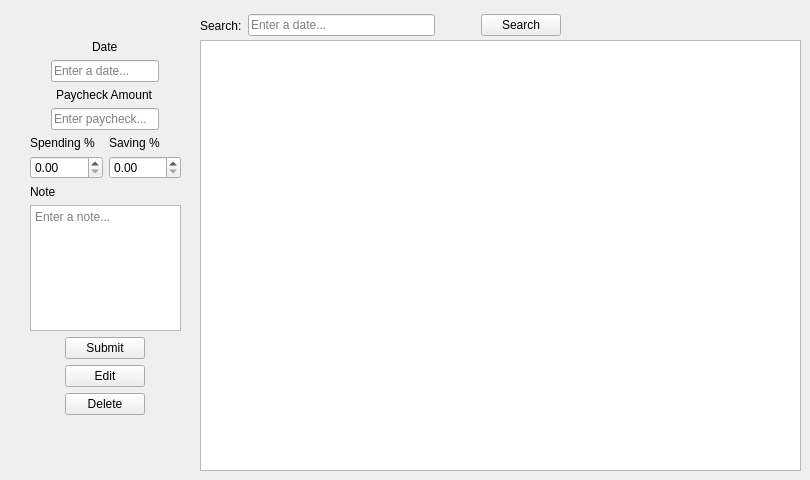
    <widget class="QWidget" name="paycheckPage">
     <widget class="QTableView" name="paycheckTable">
      <property name="geometry">
       <rect>
        <x>200</x>
        <y>40</y>
        <width>601</width>
        <height>431</height>
       </rect>
      </property>
     </widget>
     <widget class="QWidget" name="verticalLayoutWidget_10">
      <property name="geometry">
       <rect>
        <x>30</x>
        <y>40</y>
        <width>151</width>
        <height>375</height>
       </rect>
      </property>
      <layout class="QVBoxLayout" name="checkvert">
       <item>
        <layout class="QVBoxLayout" name="pdatevert">
         <item alignment="Qt::AlignHCenter">
          <widget class="QLabel" name="pdateLabel">
           <property name="text">
            <string>Date</string>
           </property>
          </widget>
         </item>
         <item alignment="Qt::AlignHCenter">
          <widget class="QLineEdit" name="pdateLine">
           <property name="sizePolicy">
            <sizepolicy hsizetype="Fixed" vsizetype="Fixed">
             <horstretch>0</horstretch>
             <verstretch>0</verstretch>
            </sizepolicy>
           </property>
           <property name="placeholderText">
            <string>Enter a date...</string>
           </property>
          </widget>
         </item>
        </layout>
       </item>
       <item>
        <layout class="QVBoxLayout" name="pctvert">
         <item alignment="Qt::AlignHCenter">
          <widget class="QLabel" name="pamountLabel">
           <property name="text">
            <string>Paycheck Amount</string>
           </property>
          </widget>
         </item>
         <item alignment="Qt::AlignHCenter">
          <widget class="QLineEdit" name="pamountLine">
           <property name="sizePolicy">
            <sizepolicy hsizetype="Fixed" vsizetype="Fixed">
             <horstretch>0</horstretch>
             <verstretch>0</verstretch>
            </sizepolicy>
           </property>
           <property name="placeholderText">
            <string>Enter paycheck...</string>
           </property>
          </widget>
         </item>
         <item>
          <layout class="QHBoxLayout" name="savehoriz">
           <item>
            <layout class="QVBoxLayout" name="spendvert">
             <item>
              <widget class="QLabel" name="spendLabel">
               <property name="text">
                <string>Spending %</string>
               </property>
              </widget>
             </item>
             <item>
              <widget class="QDoubleSpinBox" name="spendingPercent"/>
             </item>
            </layout>
           </item>
           <item>
            <layout class="QVBoxLayout" name="savevert">
             <item>
              <widget class="QLabel" name="savingLabel">
               <property name="text">
                <string>Saving %</string>
               </property>
              </widget>
             </item>
             <item>
              <widget class="QDoubleSpinBox" name="savingPercent"/>
             </item>
            </layout>
           </item>
          </layout>
         </item>
         <item>
          <layout class="QVBoxLayout" name="pnotevert">
           <item>
            <widget class="QLabel" name="pnoteLabel">
             <property name="text">
              <string>Note</string>
             </property>
            </widget>
           </item>
           <item>
            <widget class="QTextEdit" name="noteEdit">
             <property name="placeholderText">
              <string>Enter a note...</string>
             </property>
            </widget>
           </item>
           <item>
            <layout class="QVBoxLayout" name="buttonvert">
             <item alignment="Qt::AlignHCenter">
              <widget class="QPushButton" name="submitPaycheck">
               <property name="sizePolicy">
                <sizepolicy hsizetype="Fixed" vsizetype="Fixed">
                 <horstretch>0</horstretch>
                 <verstretch>0</verstretch>
                </sizepolicy>
               </property>
               <property name="text">
                <string>Submit</string>
               </property>
              </widget>
             </item>
             <item alignment="Qt::AlignHCenter">
              <widget class="QPushButton" name="editPaycheck">
               <property name="sizePolicy">
                <sizepolicy hsizetype="Fixed" vsizetype="Fixed">
                 <horstretch>0</horstretch>
                 <verstretch>0</verstretch>
                </sizepolicy>
               </property>
               <property name="text">
                <string>Edit</string>
               </property>
              </widget>
             </item>
             <item alignment="Qt::AlignHCenter">
              <widget class="QPushButton" name="deletePaycheck">
               <property name="sizePolicy">
                <sizepolicy hsizetype="Fixed" vsizetype="Fixed">
                 <horstretch>0</horstretch>
                 <verstretch>0</verstretch>
                </sizepolicy>
               </property>
               <property name="text">
                <string>Delete</string>
               </property>
              </widget>
             </item>
            </layout>
           </item>
          </layout>
         </item>
        </layout>
       </item>
      </layout>
     </widget>
     <widget class="QWidget" name="horizontalLayoutWidget_3">
      <property name="geometry">
       <rect>
        <x>200</x>
        <y>10</y>
        <width>361</width>
        <height>31</height>
       </rect>
      </property>
      <layout class="QHBoxLayout" name="paycheckSearchHorizLayout">
       <item>
        <widget class="QLabel" name="paycheckSearchLabel">
         <property name="text">
          <string>Search:</string>
         </property>
        </widget>
       </item>
       <item>
        <widget class="QLineEdit" name="paycheckSearchLine">
         <property name="placeholderText">
          <string>Enter a date...</string>
         </property>
        </widget>
       </item>
       <item>
        <spacer name="searchHorizSpacer">
         <property name="orientation">
          <enum>Qt::Horizontal</enum>
         </property>
         <property name="sizeType">
          <enum>QSizePolicy::Fixed</enum>
         </property>
         <property name="sizeHint" stdset="0">
          <size>
           <width>40</width>
           <height>20</height>
          </size>
         </property>
        </spacer>
       </item>
       <item>
        <widget class="QPushButton" name="paycheckSearchButton">
         <property name="text">
          <string>Search</string>
         </property>
        </widget>
       </item>
      </layout>
     </widget>
    </widget>
